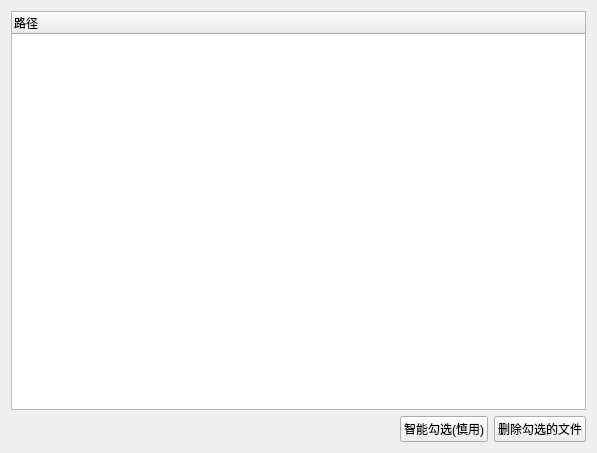
<?xml version="1.0" encoding="UTF-8"?>
<ui version="4.0">
 <class>FindRed</class>
 <widget class="QWidget" name="FindRed">
  <property name="geometry">
   <rect>
    <x>0</x>
    <y>0</y>
    <width>597</width>
    <height>453</height>
   </rect>
  </property>
  <property name="windowTitle">
   <string>文件查重</string>
  </property>
  <layout class="QGridLayout" name="gridLayout">
   <item row="0" column="0" colspan="4">
    <widget class="QTreeWidget" name="treeDir">
     <property name="sizePolicy">
      <sizepolicy hsizetype="Preferred" vsizetype="Expanding">
       <horstretch>0</horstretch>
       <verstretch>0</verstretch>
      </sizepolicy>
     </property>
     <attribute name="headerDefaultSectionSize">
      <number>400</number>
     </attribute>
     <column>
      <property name="text">
       <string>路径</string>
      </property>
     </column>
    </widget>
   </item>
   <item row="1" column="0">
    <widget class="QLabel" name="lblStatus">
     <property name="text">
      <string/>
     </property>
    </widget>
   </item>
   <item row="1" column="1">
    <spacer name="horizontalSpacer">
     <property name="orientation">
      <enum>Qt::Horizontal</enum>
     </property>
     <property name="sizeHint" stdset="0">
      <size>
       <width>361</width>
       <height>20</height>
      </size>
     </property>
    </spacer>
   </item>
   <item row="1" column="2">
    <widget class="QPushButton" name="btnSmartCheck">
     <property name="text">
      <string>智能勾选(慎用)</string>
     </property>
    </widget>
   </item>
   <item row="1" column="3">
    <widget class="QPushButton" name="btnDeleteChecked">
     <property name="text">
      <string>删除勾选的文件</string>
     </property>
    </widget>
   </item>
  </layout>
 </widget>
 <resources/>
 <connections/>
</ui>
